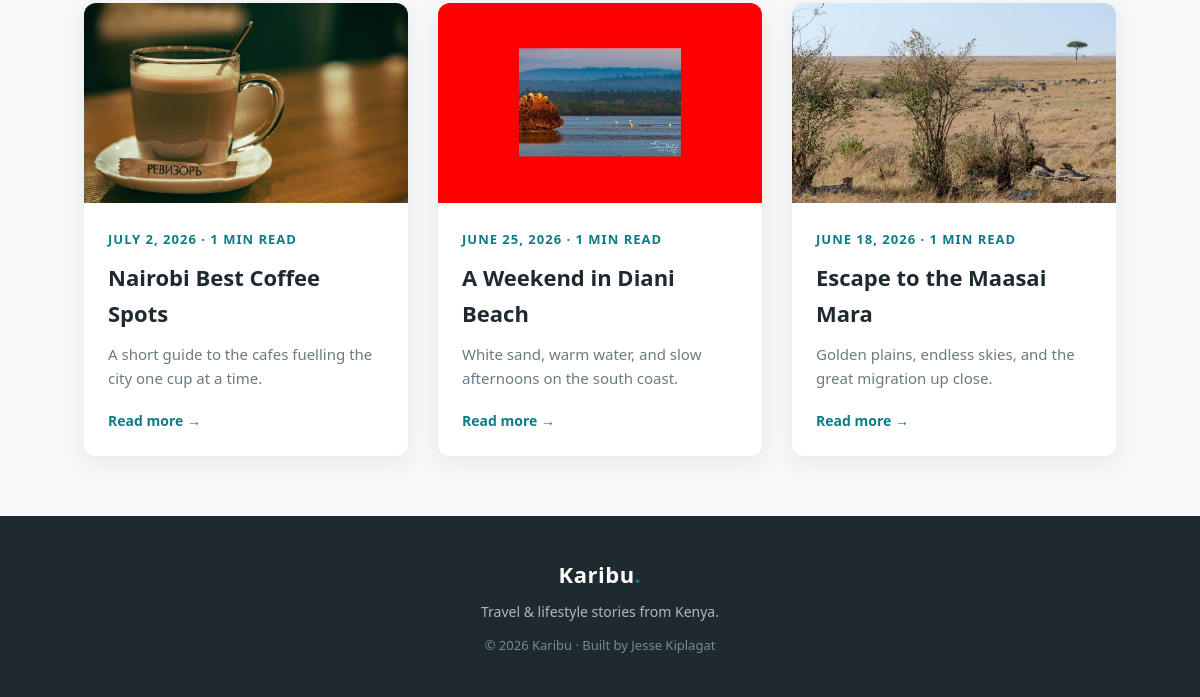
The app's page / (lower part), older data.
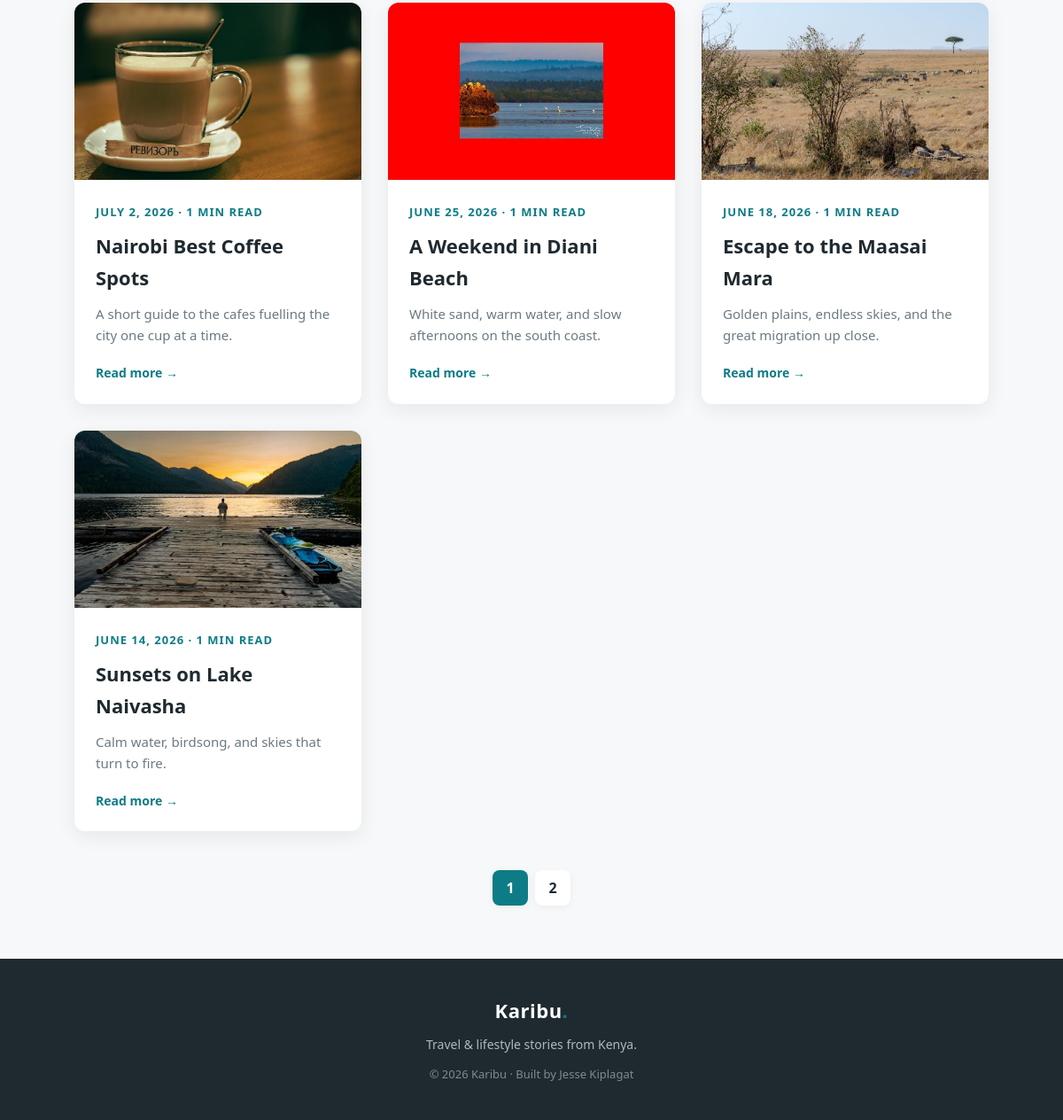
The same page, newer data.
### tables this page shows
CREATE TABLE IF NOT EXISTS posts (
  id INT AUTO_INCREMENT PRIMARY KEY,
  title VARCHAR(200) NOT NULL,
  slug VARCHAR(220) NOT NULL,
  excerpt VARCHAR(300) NOT NULL,
  body TEXT NOT NULL,
  image VARCHAR(120) NOT NULL,
  created_at DATETIME NOT NULL DEFAULT CURRENT_TIMESTAMP
);

### includes/functions.php (called while the page is built, shortened)
<?php
function reading_time($text)
{
    $words = str_word_count(strip_tags($text));
    $minutes = max(1, (int) ceil($words / 200));
    return $minutes . ' min read';
}

### index.php (the view, shortened to what this page needs)
<?php
require __DIR__ . '/includes/db.php';
require __DIR__ . '/includes/functions.php';
$q = trim($_GET['q'] ?? '');
$perPage = 4;
$page = max(1, (int) ($_GET['page'] ?? 1));
$offset = ($page - 1) * $perPage;
if ($q !== '') {
    $like = '%' . $q . '%';
    $countStmt = $pdo->prepare('SELECT COUNT(*) FROM posts WHERE title LIKE ? OR excerpt LIKE ? OR body LIKE ?');
    $countStmt->execute([$like, $like, $like]);
    $total = (int) $countStmt->fetchColumn();
    $stmt = $pdo->prepare('SELECT * FROM posts WHERE title LIKE ? OR excerpt LIKE ? OR body LIKE ? ORDER BY created_at DESC LIMIT ? OFFSET ?');
    $stmt->bindValue(1, $like);
    $stmt->bindValue(2, $like);
    $stmt->bindValue(3, $like);
    $stmt->bindValue(4, $perPage, PDO::PARAM_INT);
    $stmt->bindValue(5, $offset, PDO::PARAM_INT);
    $stmt->execute();
    $posts = $stmt->fetchAll();
} else {
    $total = (int) $pdo->query('SELECT COUNT(*) FROM posts')->fetchColumn();
    $stmt = $pdo->prepare('SELECT * FROM posts ORDER BY created_at DESC LIMIT ? OFFSET ?');
    $stmt->bindValue(1, $perPage, PDO::PARAM_INT);
    $stmt->bindValue(2, $offset, PDO::PARAM_INT);
    $stmt->execute();
    $posts = $stmt->fetchAll();
}
$totalPages = max(1, (int) ceil($total / $perPage));
require __DIR__ . '/includes/header.php';
?>
  <main class="posts-wrap">
    <div class="posts">
      <?php foreach ($posts as $post): ?>
        <article class="post-card">
          <a href="post.php?id=<?= (int) $post['id'] ?>">
            <img src="images/<?= htmlspecialchars($post['image']) ?>" alt="<?= htmlspecialchars($post['title']) ?>">
          </a>
          <div class="post-card-body">
            <span class="date"><?= date('F j, Y', strtotime($post['created_at'])) ?> · <?= reading_time($post['body']) ?></span>
            <h2><a href="post.php?id=<?= (int) $post['id'] ?>"><?= htmlspecialchars($post['title']) ?></a></h2>
            <p><?= htmlspecialchars($post['excerpt']) ?></p>
            <a class="read-more" href="post.php?id=<?= (int) $post['id'] ?>">Read more →</a>
          </div>
        </article>
      <?php endforeach; ?>
    </div>
    <?php if ($totalPages > 1): ?>
      <nav class="pagination">
        <?php for ($i = 1; $i <= $totalPages; $i++): ?>
          <?php $qs = 'page=' . $i . ($q !== '' ? '&q=' . urlencode($q) : ''); ?>
          <a href="index.php?<?= $qs ?>" class="<?= $i === $page ? 'active' : '' ?>"><?= $i ?></a>
        <?php endfor; ?>
      </nav>
    <?php endif; ?>
  </main>
<?php require __DIR__ . '/includes/footer.php'; ?>

Row changes from the older to the newer data that the page shows:
added posts: image (picture), created_at "JUNE 14, 2026", body "1 MIN READ", title "Sunsets on Lake Naivasha", excerpt "Calm water, birdsong, and skies that turn to fire."
Text that changed along with them:
new list line: "1"
new list line: "2"
